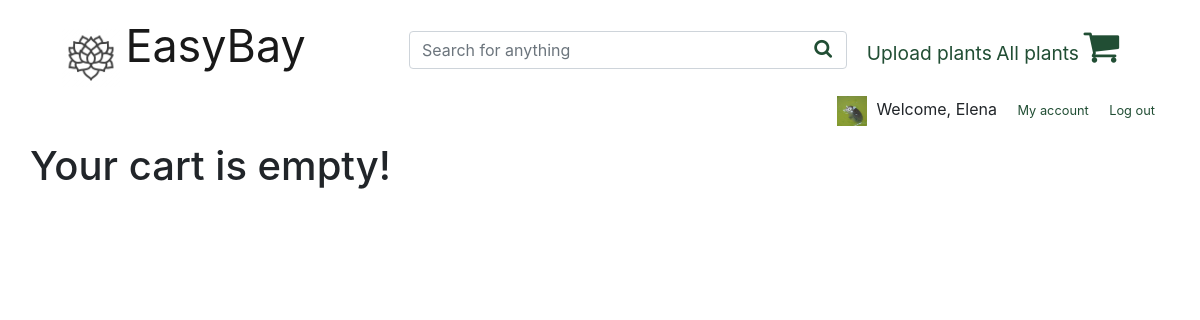
/succulents/my-cart/ (signed in), run on the app's committed database.
### user/models.py (models this page shows, shortened)
class User(models.Model):
    first_name = models.CharField(max_length=45)
    last_name = models.CharField(max_length=45)
    email = models.CharField(max_length=45)
    password = models.CharField(max_length=100)
    profile_picture = models.FileField(upload_to="profile_pictures", default='profile_pictures/default.jpg')
    created_at = models.DateTimeField(auto_now_add=True)
    updated_at = models.DateTimeField(auto_now=True)
    objects = UserManager()

### plant/views.py (the view)
# urls.py: path("my-cart/", views.my_cart),
def my_cart(request):
    if "userid" in request.session.keys() and "plants_in_cart" in request.session.keys():
        context = {
            "user": User.objects.get(id=request.session["userid"]),
            "plants_in_cart": sorted(request.session["plants_in_cart"], key = lambda x: x['plant_name']),
            "total": round(request.session["total"], 2),
        }
        return render(request, "my_cart.html", context)
    elif "userid" in request.session.keys():
        context = {
            "user": User.objects.get(id=request.session["userid"]),
        }
        return render(request, "my_cart.html", context)
    else:
        return render(request, "my_cart.html")

### plant/templates/my_cart.html (shortened to what this page needs)
<!DOCTYPE html>
<html lang="en">
	<head>
		<link
			rel="stylesheet"
			href="https://cdnjs.cloudflare.com/ajax/libs/font-awesome/4.7.0/css/font-awesome.min.css"
		/>
		<link
			rel="stylesheet"
			href="https://cdn.jsdelivr.net/npm/bootstrap@4.6.0/dist/css/bootstrap.min.css"
		/>
		<link
			rel="stylesheet"
			href="https://ajax.googleapis.com/ajax/libs/jqueryui/1.12.1/themes/base/jquery-ui.css"
		/>
		<link rel="stylesheet" href="styles.css" />
		{% load static %}
		<link rel="stylesheet" href="{% static 'all_styles/styles.css' %}" />
	</head>
	<body>
		<div class="container">
			{% include 'partials/nav.html' %}
			{% if not 'plants_in_cart' in request.session.keys %}
			<div class="row"><h1>Your cart is empty!</h1></div>
			{% endif %}
		</div>
</body>
</html>

### plant/templates/partials/nav.html (shortened to what this page needs)
<nav class="navbar navbar-light justify-content-between">
	<div class="logo_brand">
		{% load static %}
		<img
			class="navbar-logo"
			src="{% static 'all_images/succulent_logo.png' %}"
			alt="succulent logo"
		/>
		<a class="navbar-brand" href="/">EasyBay</a>
	</div>
	<div class="mini_nav">
		<form class="form-inline mt-1">
			<input
				class="form-control w-100"
				type="search"
				placeholder="Search for anything"
				aria-label="Search"
			/>
			<a href="#"
				><i class="fa fa-search" aria-hidden="true"></i
			></a>
		</form>
		<div>
			{% if user.id == 1 %}
			<a href="/succulents/plant-form/">Upload plants</a>
			<a href="/succulents/list/">All plants</a>
			{% endif %}
			<a id="shopping_cart" href="/succulents/my-cart/"
				><i
					class="fa fa-2x fa-shopping-cart"
					aria-hidden="true"
				></i
			></a>
		</div>
	</div>
</nav>
{% if 'userid' in request.session.keys %}
<div class="text-right mb-3">
	<img class="nav_profile_picture" src="{{user.profile_picture.url}}" alt="profile picture">
	<span class="mr-3">Welcome, {{user.first_name}}</span>
	<a class="small mr-3" href="/users/{{user.id}}/account">My account</a>
	<a class="small" href="/users/logout/">Log out</a>
</div>
{% endif %}

### static_files/css/styles.css (style rules this page uses)
* { vertical-align: baseline; font-weight: inherit; font-family: inherit; font-style: inherit; color: inherit; font-size: 100%; border: 0 none; outline: 0; padding: 0; margin: 0; }
img { width: 100%; object-fit: cover; }
.navbar-light .navbar-nav .nav-link, a { color: #214e34; }
.navbar-logo { width: 100px; }
.navbar a.navbar-brand { font-size: 1.6rem; }
form.form-inline { width: 60%; border-radius: 10px; position: relative; }
.form-control { font-size: 0.8rem; }
.fa-search { position: absolute; right: 15px; bottom: 11px; }
.logo_brand { flex-grow: 3; }
.mini_nav { display: flex; width: 100%; justify-content: space-evenly; }
.navbar:first-child { flex-direction: column; }
.mini_nav a { font-size: 0.9rem; }
@media only screen and (min-width: 576px) { .navbar a.navbar-brand { font-size: 2.8rem; } }
@media only screen and (min-width: 576px) { .mini_nav a { font-size: 1rem; } }
@media only screen and (min-width: 768px) { .navbar a.navbar-brand { font-size: 2.4rem; } }
@media only screen and (min-width: 768px) { .form-control { font-size: 1rem; } }
@media only screen and (min-width: 768px) { .mini_nav a { font-size: 1.2rem; } }
@media only screen and (min-width: 768px) { .navbar-logo { width: 60px; } }
@media only screen and (min-width: 768px) { .navbar:first-child { flex-direction: row; } }
@media only screen and (min-width: 768px) { .mini_nav { width: auto; flex-grow: 7; justify-content: space-between; } }
@media only screen and (min-width: 992px) { .navbar a.navbar-brand { font-size: 2.8rem; } }
.nav_profile_picture { width: 30px; height: 30px; object-fit: cover; margin-right: 5px; }

### data on the page
User: profile_picture (picture), first_name "Elena"
